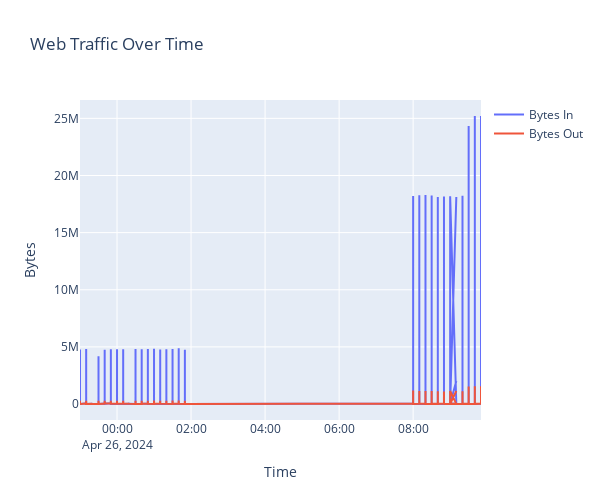

This figure's notebook cell:
### Markdown cell above
## Insight from the Histogram

**Title:** *Session Duration Distribution*

---

## Key Observations:

* **Extremely Narrow Range:** Session durations are tightly clustered around **600 seconds**, with nearly all values between **599.6 and 600.4 seconds**.

* **No Variation:** The lack of variability indicates that **session duration is fixed** or **systematically capped** — likely due to:

  * A predefined timeout in the web application or firewall
  * A scripted or automated session generation (e.g., bot activity)

* **High Frequency at One Value:** The spike near 600 seconds shows that most sessions terminate at the same duration, suggesting this feature might **lack discriminatory power** for machine learning models.

---

## Recommendation:

* **Drop or Re-engineer** this feature unless you suspect it’s tied to malicious activity.
* If this fixed session duration is paired with high variability in other metrics (e.g., `total_bytes`, `flags`, `packets`), that could indicate **stealthy or automated threats** trying to stay under detection thresholds.

### Code cell
# 1. Traffic Over Time
fig1 = go.Figure()
fig1.add_trace(go.Scatter(x=df['creation_time'], y=df['bytes_in'], mode='lines', name='Bytes In'))
fig1.add_trace(go.Scatter(x=df['creation_time'], y=df['bytes_out'], mode='lines', name='Bytes Out'))
fig1.update_layout(title='Web Traffic Over Time', xaxis_title='Time', yaxis_title='Bytes',width=600,height=500)
fig1.show()

### Figure 1 — Plotly figure (JSON) as saved in the notebook; plotly's stock layout.template omitted (floating-point values rounded to 4 significant figures; data arrays with more than 128 entries replaced by an {"elided": "..."} marker saying what was removed)
{"data": [{"mode": "lines", "name": "Bytes In", "type": "scatter", "x": {"elided": "282 str values"}, "y": {"elided": "282 int values"}}, {"mode": "lines", "name": "Bytes Out", "type": "scatter", "x": {"elided": "282 str values"}, "y": {"elided": "282 int values"}}], "layout": {"height": 500, "title": {"text": "Web Traffic Over Time"}, "width": 600, "xaxis": {"autorange": true, "range": ["2024-04-25 23:00", "2024-04-26 09:50"], "title": {"text": "Time"}, "type": "date"}, "yaxis": {"autorange": true, "range": [-1400000.0, 26610000.0], "title": {"text": "Bytes"}, "type": "linear"}}}
